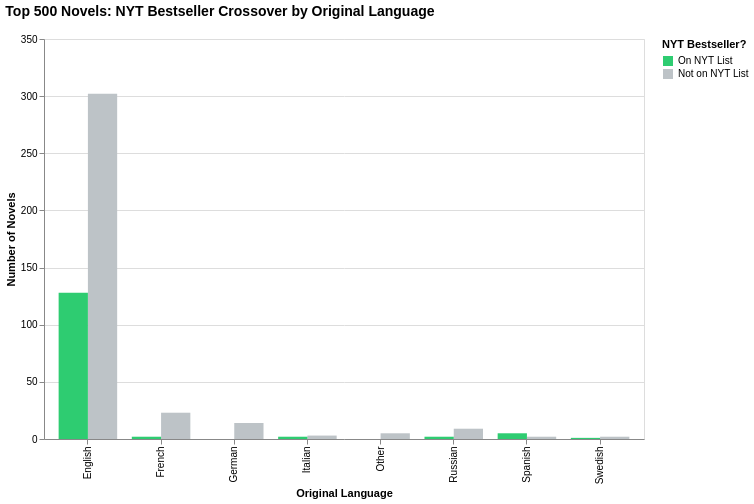

This figure's notebook cell:
### Markdown cell above
---
## Section 7: NYT Crossover — Do English-Language Novels Dominate Bestseller Crossover?

The NYT Hardcover Fiction Bestsellers list is inherently an English-language commercial list. But among novels in the Top 500 that also appeared on that list, what is the language breakdown?

### Code cell
# NYT crossover rate by language group
crossover_by_lang = (
    novels_df[novels_df['lang_group'] != 'Unknown']
    .groupby(['lang_group', 'on_nyt'])
    .size()
    .reset_index(name='count')
)
crossover_by_lang['on_nyt_label'] = crossover_by_lang['on_nyt'].map({
    True: 'On NYT List', 
    False: 'Not on NYT List'
})

chart = alt.Chart(crossover_by_lang).mark_bar().encode(
    x=alt.X('lang_group:N', title='Original Language'),
    y=alt.Y('count:Q', title='Number of Novels'),
    # xOffset handles the side-by-side grouping
    xOffset='on_nyt_label:N',
    color=alt.Color(
        'on_nyt_label:N',
        title='NYT Bestseller?',
        sort=['On NYT List', 'Not on NYT List'],
        scale=alt.Scale(
            domain=['On NYT List', 'Not on NYT List'],
            range=['#2ecc71', '#bdc3c7'] # Your custom hex codes
        )
    ),
    tooltip=['lang_group:N', 'on_nyt_label:N', 'count:Q']
).properties(
    title='Top 500 Novels: NYT Bestseller Crossover by Original Language',
    width=600,
    height=400
).configure_title(
    fontSize=14,
    anchor='start',
    offset=15
)

chart.display()

### Figure 1 — Vega-Lite specification as saved in the notebook (floating-point values rounded to 4 significant figures)
{"config": {"view": {"continuousWidth": 300, "continuousHeight": 300}, "title": {"anchor": "start", "fontSize": 14, "offset": 15}}, "data": {"name": "data-3cbd64cf0fe149088d079c03028a172a"}, "mark": {"type": "bar"}, "encoding": {"color": {"field": "on_nyt_label", "scale": {"domain": ["On NYT List", "Not on NYT List"], "range": ["#2ecc71", "#bdc3c7"]}, "sort": ["On NYT List", "Not on NYT List"], "title": "NYT Bestseller?", "type": "nominal"}, "tooltip": [{"field": "lang_group", "type": "nominal"}, {"field": "on_nyt_label", "type": "nominal"}, {"field": "count", "type": "quantitative"}], "x": {"field": "lang_group", "title": "Original Language", "type": "nominal"}, "xOffset": {"field": "on_nyt_label", "type": "nominal"}, "y": {"field": "count", "title": "Number of Novels", "type": "quantitative"}}, "height": 400, "title": "Top 500 Novels: NYT Bestseller Crossover by Original Language", "width": 600, "$schema": "https://vega.github.io/schema/vega-lite/v6.4.1.json", "datasets": {"data-3cbd64cf0fe149088d079c03028a172a": [{"lang_group": "English", "on_nyt": false, "count": 302, "on_nyt_label": "Not on NYT List"}, {"lang_group": "English", "on_nyt": true, "count": 128, "on_nyt_label": "On NYT List"}, {"lang_group": "French", "on_nyt": false, "count": 23, "on_nyt_label": "Not on NYT List"}, {"lang_group": "French", "on_nyt": true, "count": 2, "on_nyt_label": "On NYT List"}, {"lang_group": "German", "on_nyt": false, "count": 14, "on_nyt_label": "Not on NYT List"}, {"lang_group": "Italian", "on_nyt": false, "count": 3, "on_nyt_label": "Not on NYT List"}, {"lang_group": "Italian", "on_nyt": true, "count": 2, "on_nyt_label": "On NYT List"}, {"lang_group": "Other", "on_nyt": false, "count": 5, "on_nyt_label": "Not on NYT List"}, {"lang_group": "Russian", "on_nyt": false, "count": 9, "on_nyt_label": "Not on NYT List"}, {"lang_group": "Russian", "on_nyt": true, "count": 2, "on_nyt_label": "On NYT List"}, {"lang_group": "Spanish", "on_nyt": false, "count": 2, "on_nyt_label": "Not on NYT List"}, {"lang_group": "Spanish", "on_nyt": true, "count": 5, "on_nyt_label": "On NYT List"}, {"lang_group": "Swedish", "on_nyt": false, "count": 2, "on_nyt_label": "Not on NYT List"}, {"lang_group": "Swedish", "on_nyt": true, "count": 1, "on_nyt_label": "On NYT List"}]}}
